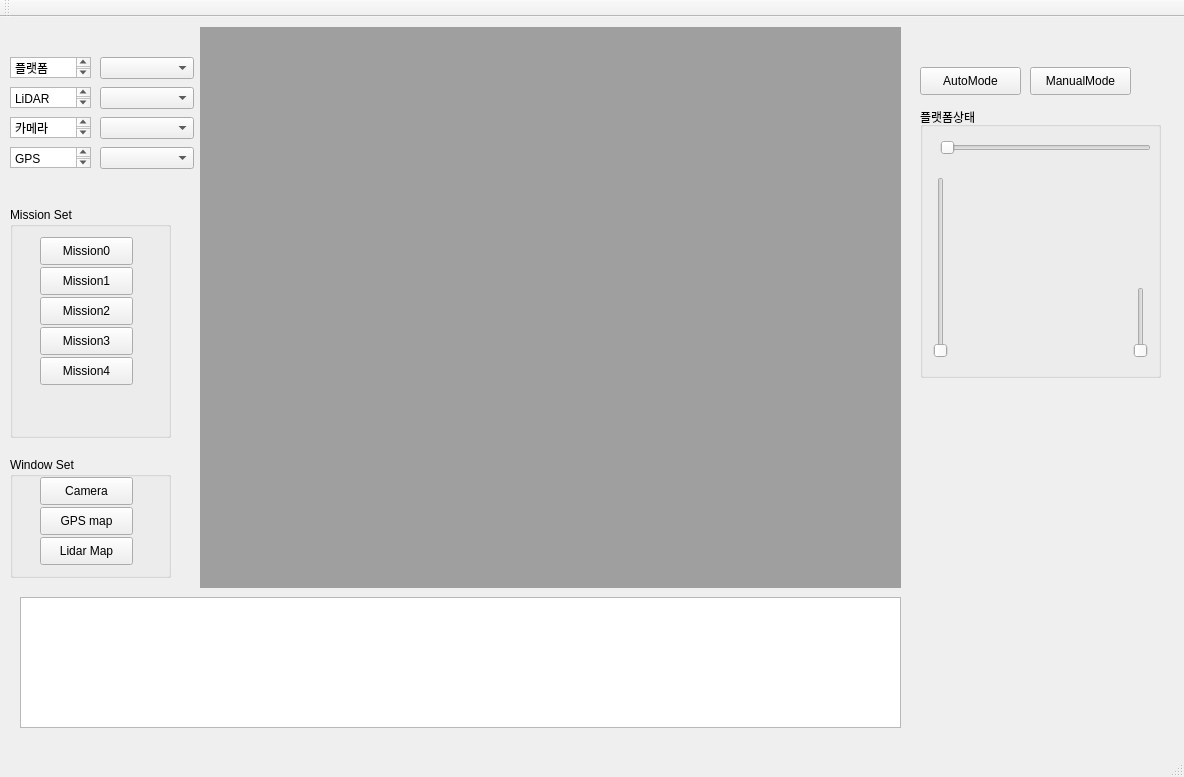
<?xml version="1.0" encoding="UTF-8"?>
<ui version="4.0">
 <class>selfDrivingClass</class>
 <widget class="QMainWindow" name="selfDrivingClass">
  <property name="geometry">
   <rect>
    <x>0</x>
    <y>0</y>
    <width>1184</width>
    <height>777</height>
   </rect>
  </property>
  <property name="windowTitle">
   <string>selfDriving</string>
  </property>
  <widget class="QWidget" name="centralWidget">
   <widget class="QMdiArea" name="mdiArea">
    <property name="geometry">
     <rect>
      <x>200</x>
      <y>10</y>
      <width>701</width>
      <height>561</height>
     </rect>
    </property>
   </widget>
   <widget class="QTextBrowser" name="textBrowser">
    <property name="geometry">
     <rect>
      <x>20</x>
      <y>580</y>
      <width>881</width>
      <height>131</height>
     </rect>
    </property>
   </widget>
   <widget class="QComboBox" name="comboBox">
    <property name="geometry">
     <rect>
      <x>100</x>
      <y>40</y>
      <width>94</width>
      <height>22</height>
     </rect>
    </property>
   </widget>
   <widget class="QGroupBox" name="groupBox">
    <property name="geometry">
     <rect>
      <x>10</x>
      <y>190</y>
      <width>161</width>
      <height>231</height>
     </rect>
    </property>
    <property name="title">
     <string>Mission Set</string>
    </property>
    <widget class="QPushButton" name="Btn_mission4">
     <property name="geometry">
      <rect>
       <x>30</x>
       <y>150</y>
       <width>93</width>
       <height>28</height>
      </rect>
     </property>
     <property name="text">
      <string>Mission4</string>
     </property>
    </widget>
    <widget class="QPushButton" name="Btn_mission3">
     <property name="geometry">
      <rect>
       <x>30</x>
       <y>120</y>
       <width>93</width>
       <height>28</height>
      </rect>
     </property>
     <property name="text">
      <string>Mission3</string>
     </property>
    </widget>
    <widget class="QPushButton" name="Btn_mission0">
     <property name="geometry">
      <rect>
       <x>30</x>
       <y>30</y>
       <width>93</width>
       <height>28</height>
      </rect>
     </property>
     <property name="text">
      <string>Mission0</string>
     </property>
     <property name="autoDefault">
      <bool>false</bool>
     </property>
    </widget>
    <widget class="QPushButton" name="Btn_mission1">
     <property name="geometry">
      <rect>
       <x>30</x>
       <y>60</y>
       <width>93</width>
       <height>28</height>
      </rect>
     </property>
     <property name="text">
      <string>Mission1</string>
     </property>
    </widget>
    <widget class="QPushButton" name="Btn_mission2">
     <property name="geometry">
      <rect>
       <x>30</x>
       <y>90</y>
       <width>93</width>
       <height>28</height>
      </rect>
     </property>
     <property name="text">
      <string>Mission2</string>
     </property>
    </widget>
   </widget>
   <widget class="QGroupBox" name="groupBox_2">
    <property name="geometry">
     <rect>
      <x>10</x>
      <y>440</y>
      <width>161</width>
      <height>121</height>
     </rect>
    </property>
    <property name="title">
     <string>Window Set</string>
    </property>
    <widget class="QPushButton" name="btn_win_lidar">
     <property name="geometry">
      <rect>
       <x>30</x>
       <y>80</y>
       <width>93</width>
       <height>28</height>
      </rect>
     </property>
     <property name="text">
      <string>Lidar Map</string>
     </property>
    </widget>
    <widget class="QPushButton" name="btn_win_gps">
     <property name="geometry">
      <rect>
       <x>30</x>
       <y>50</y>
       <width>93</width>
       <height>28</height>
      </rect>
     </property>
     <property name="text">
      <string>GPS map</string>
     </property>
    </widget>
    <widget class="QPushButton" name="btn_win_camera">
     <property name="geometry">
      <rect>
       <x>30</x>
       <y>20</y>
       <width>93</width>
       <height>28</height>
      </rect>
     </property>
     <property name="text">
      <string>Camera</string>
     </property>
    </widget>
   </widget>
   <widget class="QComboBox" name="comboBox_2">
    <property name="geometry">
     <rect>
      <x>100</x>
      <y>70</y>
      <width>94</width>
      <height>22</height>
     </rect>
    </property>
   </widget>
   <widget class="QComboBox" name="comboBox_3">
    <property name="geometry">
     <rect>
      <x>100</x>
      <y>100</y>
      <width>94</width>
      <height>22</height>
     </rect>
    </property>
   </widget>
   <widget class="QGroupBox" name="groupBox_3">
    <property name="geometry">
     <rect>
      <x>920</x>
      <y>90</y>
      <width>241</width>
      <height>271</height>
     </rect>
    </property>
    <property name="title">
     <string>플랫폼상태</string>
    </property>
    <widget class="QSlider" name="horizontalSlider">
     <property name="geometry">
      <rect>
       <x>20</x>
       <y>30</y>
       <width>211</width>
       <height>22</height>
      </rect>
     </property>
     <property name="orientation">
      <enum>Qt::Horizontal</enum>
     </property>
    </widget>
    <widget class="QSlider" name="verticalSlider">
     <property name="geometry">
      <rect>
       <x>10</x>
       <y>70</y>
       <width>22</width>
       <height>181</height>
      </rect>
     </property>
     <property name="orientation">
      <enum>Qt::Vertical</enum>
     </property>
    </widget>
    <widget class="QSlider" name="verticalSlider_2">
     <property name="geometry">
      <rect>
       <x>210</x>
       <y>180</y>
       <width>22</width>
       <height>71</height>
      </rect>
     </property>
     <property name="orientation">
      <enum>Qt::Vertical</enum>
     </property>
    </widget>
   </widget>
   <widget class="QPushButton" name="pushButton">
    <property name="geometry">
     <rect>
      <x>920</x>
      <y>50</y>
      <width>101</width>
      <height>28</height>
     </rect>
    </property>
    <property name="text">
     <string>AutoMode</string>
    </property>
   </widget>
   <widget class="QPushButton" name="pushButton_2">
    <property name="geometry">
     <rect>
      <x>1030</x>
      <y>50</y>
      <width>101</width>
      <height>28</height>
     </rect>
    </property>
    <property name="text">
     <string>ManualMode</string>
    </property>
   </widget>
   <widget class="QTextBrowser" name="textBrowser_2">
    <property name="geometry">
     <rect>
      <x>10</x>
      <y>40</y>
      <width>81</width>
      <height>21</height>
     </rect>
    </property>
    <property name="html">
     <string>&lt;!DOCTYPE HTML PUBLIC &quot;-//W3C//DTD HTML 4.0//EN&quot; &quot;http://www.w3.org/TR/REC-html40/strict.dtd&quot;&gt;
&lt;html&gt;&lt;head&gt;&lt;meta name=&quot;qrichtext&quot; content=&quot;1&quot; /&gt;&lt;style type=&quot;text/css&quot;&gt;
p, li { white-space: pre-wrap; }
&lt;/style&gt;&lt;/head&gt;&lt;body style=&quot; font-family:'Gulim'; font-size:9pt; font-weight:400; font-style:normal;&quot;&gt;
&lt;p style=&quot; margin-top:0px; margin-bottom:0px; margin-left:0px; margin-right:0px; -qt-block-indent:0; text-indent:0px;&quot;&gt;플랫폼&lt;/p&gt;&lt;/body&gt;&lt;/html&gt;</string>
    </property>
   </widget>
   <widget class="QTextBrowser" name="textBrowser_3">
    <property name="geometry">
     <rect>
      <x>10</x>
      <y>70</y>
      <width>81</width>
      <height>21</height>
     </rect>
    </property>
    <property name="html">
     <string>&lt;!DOCTYPE HTML PUBLIC &quot;-//W3C//DTD HTML 4.0//EN&quot; &quot;http://www.w3.org/TR/REC-html40/strict.dtd&quot;&gt;
&lt;html&gt;&lt;head&gt;&lt;meta name=&quot;qrichtext&quot; content=&quot;1&quot; /&gt;&lt;style type=&quot;text/css&quot;&gt;
p, li { white-space: pre-wrap; }
&lt;/style&gt;&lt;/head&gt;&lt;body style=&quot; font-family:'Gulim'; font-size:9pt; font-weight:400; font-style:normal;&quot;&gt;
&lt;p style=&quot; margin-top:0px; margin-bottom:0px; margin-left:0px; margin-right:0px; -qt-block-indent:0; text-indent:0px;&quot;&gt;LiDAR&lt;/p&gt;&lt;/body&gt;&lt;/html&gt;</string>
    </property>
   </widget>
   <widget class="QTextBrowser" name="textBrowser_4">
    <property name="geometry">
     <rect>
      <x>10</x>
      <y>100</y>
      <width>81</width>
      <height>21</height>
     </rect>
    </property>
    <property name="html">
     <string>&lt;!DOCTYPE HTML PUBLIC &quot;-//W3C//DTD HTML 4.0//EN&quot; &quot;http://www.w3.org/TR/REC-html40/strict.dtd&quot;&gt;
&lt;html&gt;&lt;head&gt;&lt;meta name=&quot;qrichtext&quot; content=&quot;1&quot; /&gt;&lt;style type=&quot;text/css&quot;&gt;
p, li { white-space: pre-wrap; }
&lt;/style&gt;&lt;/head&gt;&lt;body style=&quot; font-family:'Gulim'; font-size:9pt; font-weight:400; font-style:normal;&quot;&gt;
&lt;p style=&quot; margin-top:0px; margin-bottom:0px; margin-left:0px; margin-right:0px; -qt-block-indent:0; text-indent:0px;&quot;&gt;카메라&lt;/p&gt;&lt;/body&gt;&lt;/html&gt;</string>
    </property>
   </widget>
   <widget class="QTextBrowser" name="textBrowser_5">
    <property name="geometry">
     <rect>
      <x>10</x>
      <y>130</y>
      <width>81</width>
      <height>21</height>
     </rect>
    </property>
    <property name="html">
     <string>&lt;!DOCTYPE HTML PUBLIC &quot;-//W3C//DTD HTML 4.0//EN&quot; &quot;http://www.w3.org/TR/REC-html40/strict.dtd&quot;&gt;
&lt;html&gt;&lt;head&gt;&lt;meta name=&quot;qrichtext&quot; content=&quot;1&quot; /&gt;&lt;style type=&quot;text/css&quot;&gt;
p, li { white-space: pre-wrap; }
&lt;/style&gt;&lt;/head&gt;&lt;body style=&quot; font-family:'Gulim'; font-size:9pt; font-weight:400; font-style:normal;&quot;&gt;
&lt;p style=&quot; margin-top:0px; margin-bottom:0px; margin-left:0px; margin-right:0px; -qt-block-indent:0; text-indent:0px;&quot;&gt;GPS&lt;/p&gt;&lt;/body&gt;&lt;/html&gt;</string>
    </property>
   </widget>
   <widget class="QComboBox" name="comboBox_4">
    <property name="geometry">
     <rect>
      <x>100</x>
      <y>130</y>
      <width>94</width>
      <height>22</height>
     </rect>
    </property>
   </widget>
  </widget>
  <widget class="QMenuBar" name="menuBar">
   <property name="geometry">
    <rect>
     <x>0</x>
     <y>0</y>
     <width>1184</width>
     <height>26</height>
    </rect>
   </property>
  </widget>
  <widget class="QToolBar" name="mainToolBar">
   <attribute name="toolBarArea">
    <enum>TopToolBarArea</enum>
   </attribute>
   <attribute name="toolBarBreak">
    <bool>false</bool>
   </attribute>
  </widget>
  <widget class="QStatusBar" name="statusBar"/>
 </widget>
 <layoutdefault spacing="6" margin="11"/>
 <resources>
  <include location="selfDriving.qrc"/>
 </resources>
 <connections/>
</ui>
